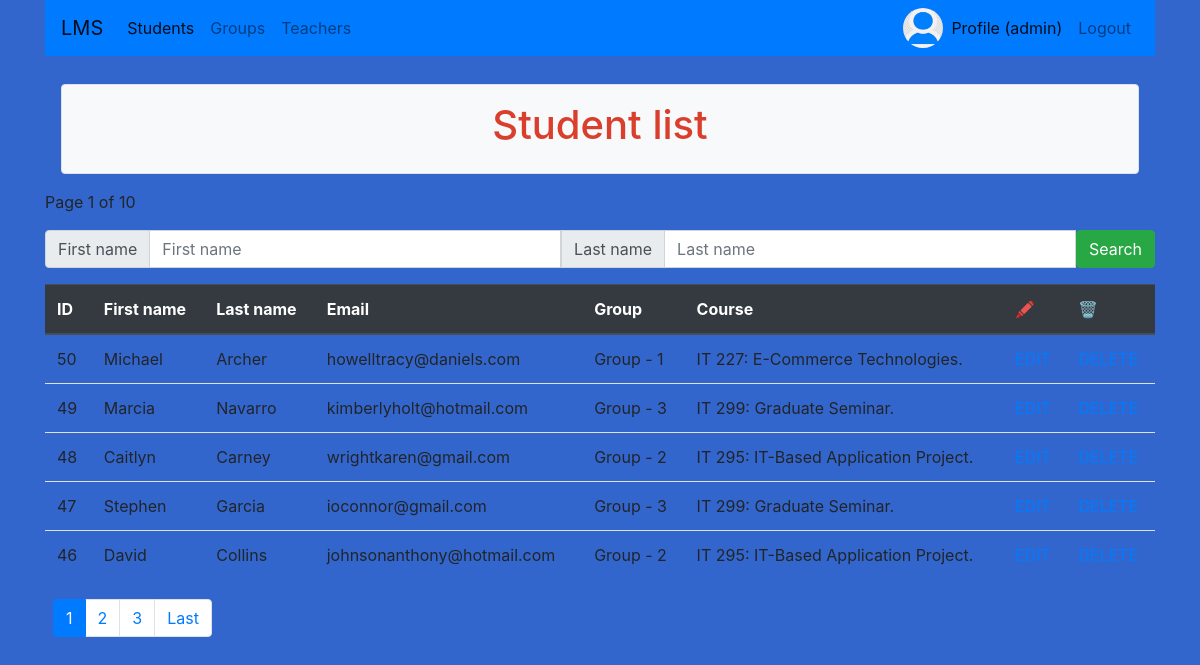
The app's page /students/ (signed in) with its own data.
### user_account/models.py (models this page shows, shortened)
class UserAccountProfile(models.Model):
    user = models.OneToOneField(
        User,
        on_delete=models.CASCADE,
        related_name="profile"
    )
    image = models.ImageField(default='default.jpg', upload_to='pics')

### student/models.py (models this page shows, shortened)
class Student(models.Model):
    first_name = models.CharField(max_length=40, null=False)
    last_name = models.CharField(max_length=20, null=False)
    email = models.EmailField(max_length=50, null=True, db_index=True)
    birthdate = models.DateField(default=datetime.date.today)
    group = models.ForeignKey(
        to=Group,
        null=True,
        on_delete=models.SET_NULL,
        related_name='students'
    )

### group/models.py (models this page shows, shortened)
class Group(models.Model):
    name = models.CharField(max_length=64)
    course = models.CharField(max_length=128)
    teacher = models.ForeignKey(
        to=Teacher,
        null=True,
        on_delete=models.SET_NULL,
        related_name='groups'
    )
    classroom = models.ManyToManyField(
        to=Classroom,
        null=True,
        related_name='groups'
    )

### student/views.py (the view)
# urls.py: path('', StudentsListView.as_view(), name='list'),
class StudentsListView(LoginRequiredMixin, ListView):
    model = Student
    template_name = 'students_list.html'
    context_object_name = 'students_list'
    login_url = reverse_lazy('login')
    paginate_by = 5
    def get_queryset(self):
        request = self.request
        qs = super().get_queryset()
        qs = qs.select_related('group')
        qs = qs.order_by('-id')
        if request.GET.get('fname'):
            qs = qs.filter(first_name=request.GET.get('fname'))
        if request.GET.get('lname'):
            qs = qs.filter(last_name=request.GET.get('lname'))
        return qs
    def get_context_data(self, *, object_list=None, **kwargs):
        context = super().get_context_data(object_list=None, **kwargs)
        context['title'] = 'Student list'
        return context

### student/templates/students_list.html
{% extends 'base.html' %}
{% block content %}
    <form>
     <div class="input-group mb-3">
         <div class="input-group-prepend">
             <span class="input-group-text" id="basic-addon1">First name</span>
         </div>
         <input name="fname" type="text" class="form-control" placeholder="First name" aria-label="firstname" aria-describedby="basic-addon1">
         <div class="input-group-prepend">
             <span class="input-group-text" id="basic-addon1">Last name</span>
         </div>
         <input name="lname" type="text" class="form-control" placeholder="Last name" aria-label="lastname" aria-describedby="basic-addon1">
         <button type="submit" class="btn btn-success">Search</button>
     </div>
    </form>
    {% include 'includes/students_table.html' %}
{% endblock %}

### templates/base.html (shortened to what this page needs)
{% load static %}
<!DOCTYPE html>
<html lang="en">
<head>
    <link rel="stylesheet" href="https://stackpath.bootstrapcdn.com/bootstrap/4.5.0/css/bootstrap.min.css"
>
    <link rel="stylesheet" type="text/css" href="{% static 'main/css/base.css' %}">
</head>
<body>
<div class="container">
    <nav class="navbar navbar-expand-lg navbar-light bg-primary">
        <a class="navbar-brand" href="{% url 'index' %}">LMS</a>
        <div class="collapse navbar-collapse" id="navbarSupportedContent">
            <ul class="navbar-nav mr-auto">
                <li class="nav-item active">
                    <a class="nav-link" href="{% url 'students:list' %}">Students <span class="sr-only">(current)</span></a>
                </li>
                <li class="nav-item">
                    <a class="nav-link" href="{% url 'groups:list' %}">Groups</a>
                </li>
                <li class="nav-item">
                    <a class="nav-link" href="{% url 'teachers:list' %}">Teachers</a>
                </li>
            </ul>
            <ul class="navbar-nav">
                {% if user.is_authenticated %}
                    <li class="nav-item">
                        <img alt="Profile pic" width="40" height="40" class="rounded-circle" src="{{ user.profile.image.url }}">
                    </li>
                    <li class="nav-item active">
                        <a class="nav-link" href="{% url 'profile' %}">Profile ({{ user.username}})</a>
                    </li>
                    <li class="nav-item">
                        <a class="nav-link" href="{% url 'logout' %}">Logout</a>
                    </li>
                {% endif %}
            </ul>
        </div>
    </nav>
</div>
<div class="container">
        <div class="p-1 m-1">
        </div>
        <div class="border rounded text-center p-3 m-3 bg-light text-dark" >
            <h1>{% block title %}{{ title }}{% endblock %}</h1>
        </div>
    <p>
        Page {{ page_obj.number }} of {{ page_obj.paginator.num_pages }}
    </p>
    {% block  content %}
    {% endblock %}
</div>
</body>
</html>

### student/templates/includes/students_table.html
{% if students_list %}
    <table class="table table-hover">
        <thead class="thead-dark">
            <tr>
              <th>ID</th>
              <th>First name</th>
              <th>Last name</th>
              <th>Email</th>
              <th>Group</th>
              <th>Course</th>
              <th>&#128397;</th>
              <th>🗑️</th>
            </tr>
        </thead>
        {% for student in students_list %}
            <tr>
              <td> {{ student.id }}</td>
              <td> {{ student.first_name }}</td>
              <td> {{ student.last_name }}</td>
              <td> {{ student.email }}</td>
              <td> {{ student.group.name }}</td>
              <td> {{ student.group.course }}</td>
              <td> <a href="{% url 'students:edit' student.id %}">EDIT</a></td>
              <td> <a href="{% url 'students:delete'  student.id %}">DELETE</a></td>
            </tr>
        {% endfor %}
    </table>
        <div class="p-1 m-1">
            {% include 'includes/pagination.html' %}
        </div>
{% else %}
    <p>Sorry, list is empty</p>
{% endif %}

### templates/includes/pagination.html (shortened to what this page needs)
<nav aria-label="Page navigation example">
    <ul class="pagination">
            {% for number_page in page_obj.paginator.page_range %}
                {% if number_page == page_obj.number %}
                    <li class="page-item active">
                        <a class="page-link" href="#">{{ page_obj.number }} <span class="sr-only">(current)</span></a>
                    </li>
                {% elif number_page > page_obj.number|add:-3 and number_page < page_obj.number|add:3  %}
                    <li class="page-item">
                      <a class="page-link" href="?page={{ number_page }}&{{ request.query_params }}">{{ number_page }} </a>
                    </li>
                {% endif %}
            {% endfor %}
        {% if page_obj.has_next %}
            <li class="page-item"><a class="page-link" href="?page={{ page_obj.paginator.num_pages }}&{{ query_params }}">Last</a></li>
        {% endif %}
    </ul>
</nav>

### static/main/css/base.css (style rules this page uses)
h1 { color: #d93f2c; }
body { background-color: #3366CC; }

### records on screen
Student: id "50", first_name "Michael", last_name "Archer", email "howelltracy@daniels.com", group.name "Group - 1", group.course "IT 227: E-Commerce Technologies."
Student: id "49", first_name "Marcia", last_name "Navarro", email "kimberlyholt@hotmail.com", group.name "Group - 3", group.course "IT 299: Graduate Seminar."
Student: id "48", first_name "Caitlyn", last_name "Carney", email "wrightkaren@gmail.com", group.name "Group - 2", group.course "IT 295: IT-Based Application Project."
Student: id "47", first_name "Stephen", last_name "Garcia", email "ioconnor@gmail.com", group.name "Group - 3", group.course "IT 299: Graduate Seminar."
Student: id "46", first_name "David", last_name "Collins", email "johnsonanthony@hotmail.com", group.name "Group - 2", group.course "IT 295: IT-Based Application Project."

### other values on screen
{{ user.username }} "admin"
{{ title }} "Student list"
{{ page_obj.number }} "1"
{{ page_obj.paginator.num_pages }} "10"
{{ number_page }} "2" "3"
